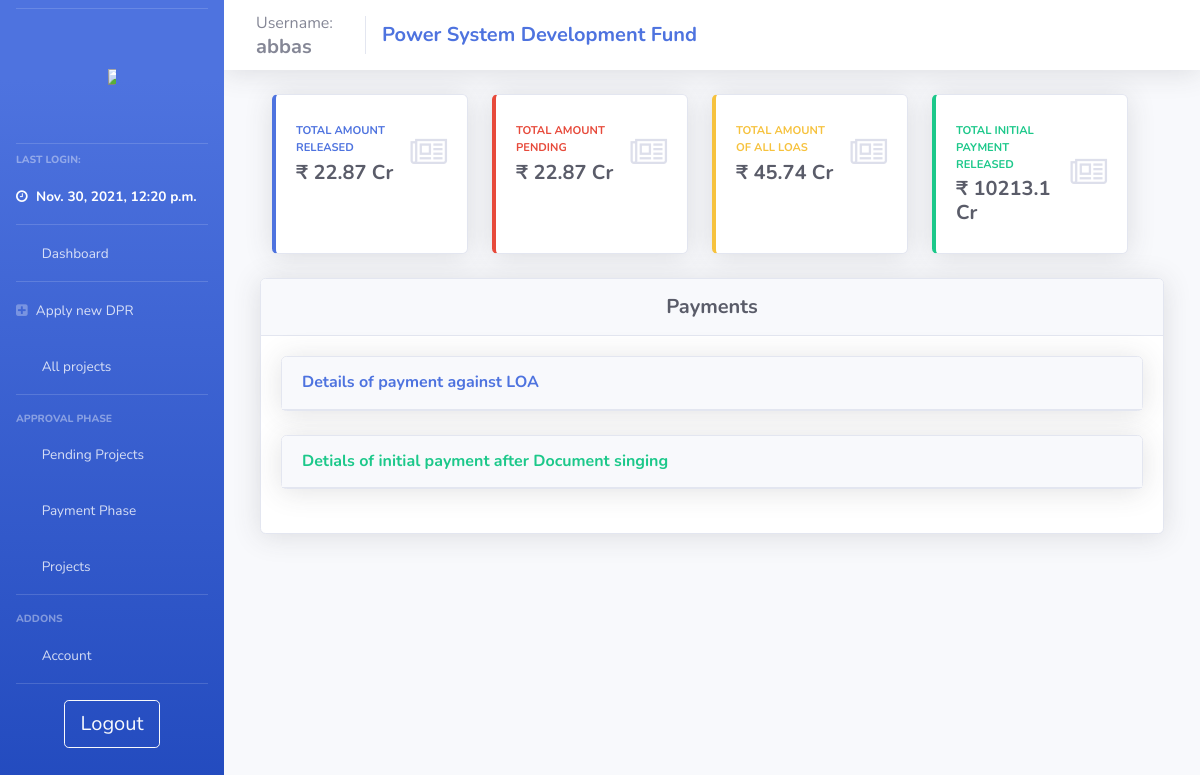
Before: /user_view_all_pays/ (signed in) with the older database file.
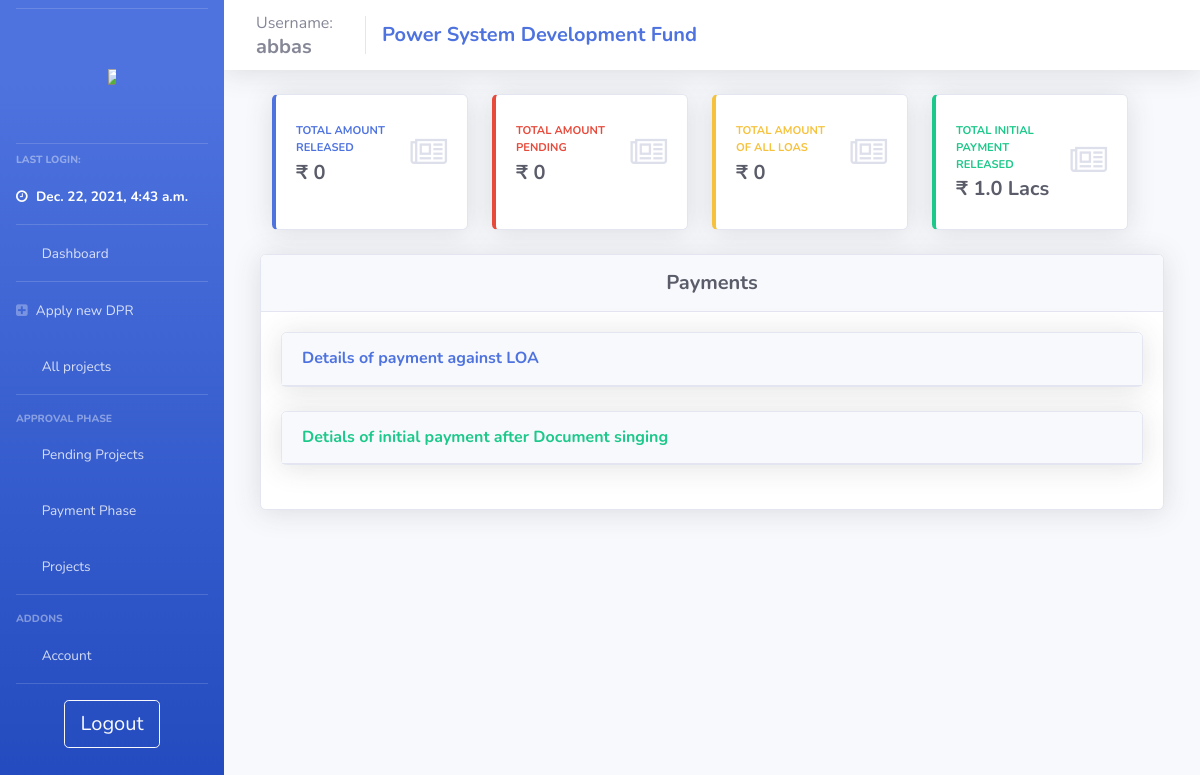
After: the same page with the newer database file.
### psdf_main/models.py (models this page shows)
class users(models.Model):
    username = models.CharField(max_length=200, null = False, unique = True)
    password = models.CharField(max_length=200, null = True)
    nodal = models.CharField(max_length=200, null = True)
    region = models.CharField(max_length=20, null = True)
    email = models.TextField(max_length=50, null=True)
    utilname = models.CharField(max_length=400, null = True)
    contact = models.CharField(max_length=10, null = True)
    address = models.CharField(max_length=500, null = True)
    reqdate = models.DateField(auto_now_add=True,null = True)
    aprdate = models.DateField( null = True)
    lastlogin = models.DateTimeField(null = True)
    admin = models.BooleanField(default=False)
    auditor = models.BooleanField(default=False)
    active = models.BooleanField(default=False)
    activate = models.BooleanField(default=False)
    notification = models.TextField(null=True)
    tpd = models.TextField(null=True)

### psdf_main/user_viewall.py (the view)
# urls.py: path('user_view_all_pays/', views.user_view_all_pays, name="user_view_all_pays"),
def user_view_all_pays(request):
    if useronline(request):
        context = full_user_context(request)
        thisuser = getuser(request)
        context['all_pays'] = payment.objects.filter(user = thisuser)
        paytotal = 0
        for pay in context['all_pays']:
            paytotal = paytotal + int(pay.amount)
        context['paytotal'] = paytotal
        loatotal = 0
        loas = loadata.objects.filter(user = thisuser)
        for loa in loas:
            loatotal = loatotal + int(loa.amt)
        context['loatotal'] = loatotal
        context['pendingamt'] = loatotal - paytotal
        init_pays = init_payment.objects.filter(user = thisuser)
        totalinit = 0
        for init in init_pays:
            totalinit = totalinit + int(init.amount)
        context['totalinit'] = totalinit
        context['all_init_pays'] = init_payment.objects.filter(user = thisuser)
        return render(request,'psdf_main/_user_view_pays.html',context)
    else:
        return oops(request)

### psdf_main/helpers.py (called while the page is built)
def useronline(request):
    if (request.session.has_key('user')):
        return True
    else:
        return False

def getuser(request):
    try:
        return users.objects.filter(username = request.session['user'])[:1].get()
    except:
        return oops(request)

### psdf_main/templatetags/custom_tags.py (called while the page is built)
@register.simple_tag
def roundoff(abc):
    if len(str(abc))>=8:
        return str(round(float(abc)/10000000,2))+' Cr'
    if len(str(abc))>=6:
        return str(round(float(abc)/100000,2))+' Lacs'
    if len(str(abc))>=4:
        return str(round(float(abc)/1000,2))+' K'
    else:
        return str(abc)

### psdf_main/templates/psdf_main/_user_view_pays.html (shortened to what the changed rows need)
{% extends 'psdf_main/includes/layout.html'%} {% load custom_tags %}{% load static %} {% block body %}
<div class="row container-fluid">
    <div class="col-xl-3 col-md-6 mb-4">
        <div class="card border-left-primary shadow h-100 py-2">
            <div class="card-body">
                <div class="row no-gutters align-items-center">
                    <div class="col mr-2">
                        <div class="text-xs font-weight-bold text-primary text-uppercase mb-1">
                            Total amount released</div>
                        <div class="h5 mb-0 font-weight-bold text-gray-800">₹ {% roundoff paytotal %}</div>
                    </div>
                </div>
            </div>
        </div>
    </div>
    <div class="col-xl-3 col-md-6 mb-4">
        <div class="card border-left-danger shadow h-100 py-2">
            <div class="card-body">
                <div class="row no-gutters align-items-center">
                    <div class="col mr-2">
                        <div class="text-xs font-weight-bold text-danger text-uppercase mb-1">
                            Total amount pending</div>
                        <div class="h5 mb-0 font-weight-bold text-gray-800">₹ {% roundoff pendingamt %}</div>
                    </div>
                </div>
            </div>
        </div>
    </div>
    <div class="col-xl-3 col-md-6 mb-4">
        <div class="card border-left-warning shadow h-100 py-2">
            <div class="card-body">
                <div class="row no-gutters align-items-center">
                    <div class="col mr-2">
                        <div class="text-xs font-weight-bold text-warning text-uppercase mb-1">
                            Total amount of all LOAs</div>
                        <div class="h5 mb-0 font-weight-bold text-gray-800">₹ {% roundoff loatotal %}</div>
                    </div>
                </div>
            </div>
        </div>
    </div>
    <div class="col-xl-3 col-md-6 mb-4">
        <div class="card border-left-success shadow h-100 py-2">
            <div class="card-body">
                <div class="row no-gutters align-items-center">
                    <div class="col mr-2">
                        <div class="text-xs font-weight-bold text-success text-uppercase mb-1">
                            Total initial payment released</div>
                        <div class="h5 mb-0 font-weight-bold text-gray-800">₹ {% roundoff totalinit %}</div>
                    </div>
                </div>
            </div>
        </div>
    </div>
</div>
{% endblock %}

### psdf_main/templates/psdf_main/includes/layout.html (shortened to what this page needs)
{% load static %}
<!DOCTYPE html>
<html>
<head>
    <link rel="stylesheet" href="{% static '/css/base.css' %}" type="text/css">
    <link href="{% static 'css/sb-admin-2.min.css' %}" rel="stylesheet" type="text/css">
    <link href="{% static 'vendor1/fontawesome-free/css/all.css' %}" rel="stylesheet" type="text/css">
    <link rel="stylesheet" href="https://cdnjs.cloudflare.com/ajax/libs/font-awesome/4.7.0/css/font-awesome.min.css">
</head>
<body id="page-top">
    <div id="wrapper">
        {% include 'psdf_main/includes/_navbar.html'%}
        <div id="content-wrapper" class="d-flex flex-column">
            <nav class="navbar navbar-expand navbar-light bg-white topbar mb-4 static-top shadow">
                <div class="sidebar-brand-text mx-3">Username:
                    <h5 class="m-0 font-weight-bold">{{user.username}}</h5>
                </div>
                <div class="navbar-brand">
                    <h5 class="m-0 font-weight-bold text-primary">Power System Development Fund</h5>
                </div>
            </nav>
            <div id="content">
                <div class="container-fluid">
                    {% block body %} {% endblock %}
                </div>
            </div>
        </div>
    </div>
</body>
</html>

### psdf_main/templates/psdf_main/includes/_navbar.html (shortened to what this page needs)
{% load static %}
<ul class="navbar-nav bg-gradient-primary sidebar sidebar-dark accordion" id="accordionSidebar">
    <hr class="sidebar-divider my-2"><br>
    <a class="sidebar-brand d-flex align-items-center justify-content-center" href="{% url ''%}">
        <div class="">
            <img src="{% static 'images/posocologo.png' %}" style="max-width:50%; max-height:50%;">
        </div>
    </a>
    <br>
    <hr class="sidebar-divider my-2">
    <div class="sidebar-heading">
        Last Login:
    </div>
    <li class="nav-item active">
        <a class="nav-link" href="/">
            <i class="fa fa-clock-o"></i>
            <span>{{user.lastlogin}}</span></a>
    </li>
    <hr class="sidebar-divider my-0">
    <li class="nav-item">
        <a class="nav-link" href="{% url '' %}">
            <i class="fas fa-fw fa-tachometer-alt"></i>
            <span>Dashboard</span></a>
    </li>
    <hr class="sidebar-divider my-0">
    <li class="nav-item">
        <a class="nav-link" href="{% url 'newdpr' %}">
            <i class="fa fa-plus-square"></i>
            <span>Apply new DPR</span></a>
    </li>
    <li class="nav-item">
        <a class="nav-link" href="{% url 'user_view_all_projs' %}">
            <i class="fas fa-fw fa-project-diagram"></i>
            <span>All projects</span></a>
    </li>
    <hr class="sidebar-divider">
    <div class="sidebar-heading">
        Approval Phase
    </div>
    <li class="nav-item">
        <a class="nav-link collapsed" href="#" data-toggle="collapse" data-target="#collapseTwo" aria-expanded="true" aria-controls="collapseTwo">
            <i class="fas fa-fw fa-cog"></i>
            <span>Pending Projects</span>
        </a>
    </li>
    <li class="nav-item">
        <a class="nav-link collapsed" href="#" data-toggle="collapse" data-target="#collapseThree" aria-expanded="true" aria-controls="collapseThree">
            <i class="fas fa-fw fa-bank"></i>
            <span>Payment Phase</span>
        </a>
    </li>
    <li class="nav-item">
        <a class="nav-link collapsed" href="#" data-toggle="collapse" data-target="#collapseUtilities" aria-expanded="true" aria-controls="collapseUtilities">
            <i class="fas fa-fw fa-wrench"></i>
            <span>Projects</span>
        </a>
    </li>
    <hr class="sidebar-divider">
    <div class="sidebar-heading">
        Addons
    </div>
    <li class="nav-item">
        <a class="nav-link collapsed" href="#" data-toggle="collapse" data-target="#collapsePages" aria-expanded="true" aria-controls="collapsePages">
            <i class="fas fa-fw fa-folder"></i>
            <span>Account</span>
        </a>
    </li>
    <hr class="sidebar-divider d-none d-md-block">
    <div class="text-center d-none d-md-inline">
        <a class="btn btn-lg btn-outline-light btn-wrap-text" href="{% url 'logout' %}"> Logout</a>
    </div>
</ul>

Changed rows visible on the page:
changed users "abbas": lastlogin "Nov. 30, 2021, 12:20 p.m." → "Dec. 22, 2021, 4:43 a.m."
Other visible differences:
text no longer shown: "22.87 Cr 22.87 Cr 45.74 Cr 10213.1 Cr"
text now shown: "0 0 0 1.0 Lacs"
